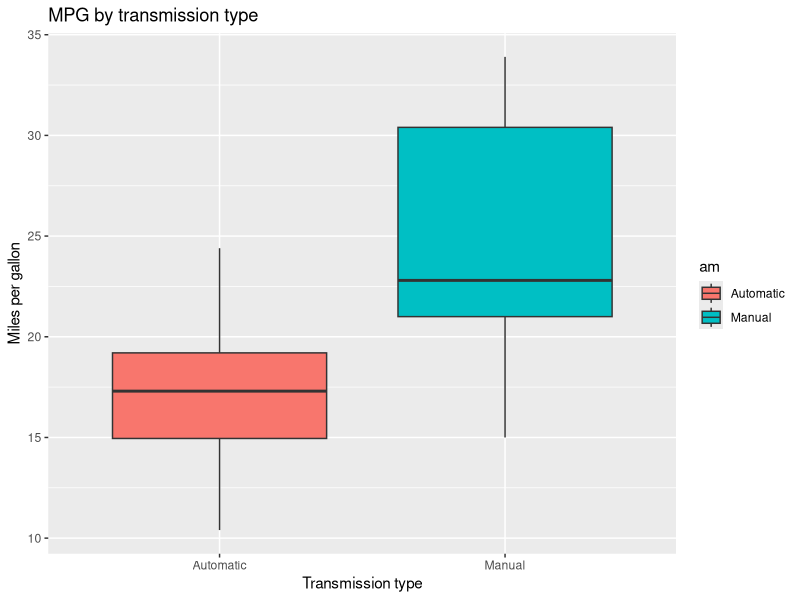
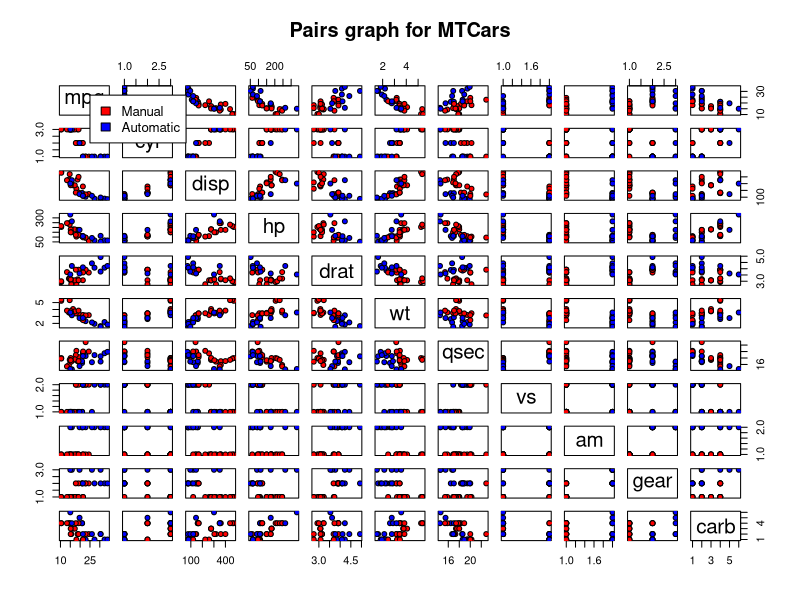
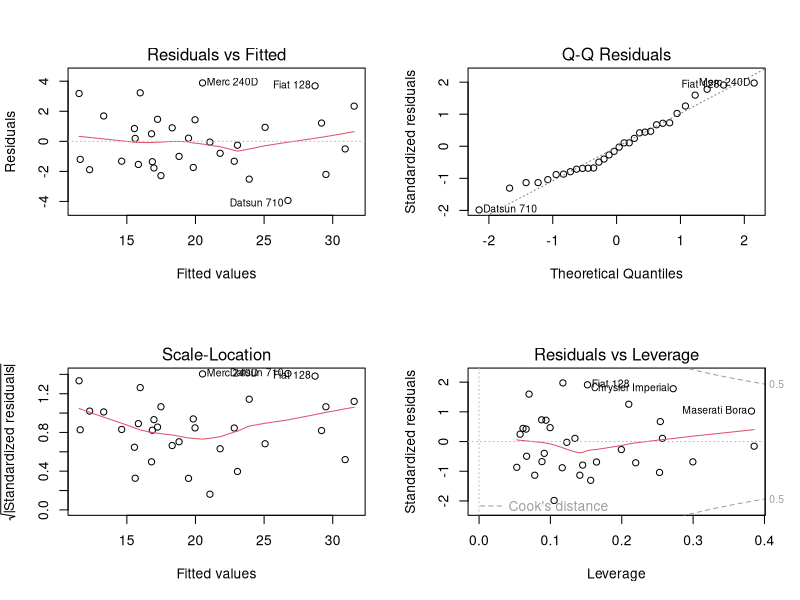

The R source for these figures, in order:
# Author: Chisheng Li
# Regression model project
# Take the mtcars data set and answer 2 question using regression models 
# Q1. Is an automatic or manual transmission better for MPG
# Q2. Quantify the MPG difference between automatic and manual transmissions

## Step1: Data munging

data(mtcars)
str(mtcars)
#'data.frame':	32 obs. of  11 variables:
# $ mpg : num  21 21 22.8 21.4 18.7 18.1 14.3 24.4 22.8 19.2 ...
# $ cyl : num  6 6 4 6 8 6 8 4 4 6 ...
# $ disp: num  160 160 108 258 360 ...
# $ hp  : num  110 110 93 110 175 105 245 62 95 123 ...
# $ drat: num  3.9 3.9 3.85 3.08 3.15 2.76 3.21 3.69 3.92 3.92 ...
# $ wt  : num  2.62 2.88 2.32 3.21 3.44 ...
# $ qsec: num  16.5 17 18.6 19.4 17 ...
# $ vs  : num  0 0 1 1 0 1 0 1 1 1 ...
# $ am  : num  1 1 1 0 0 0 0 0 0 0 ...
# $ gear: num  4 4 4 3 3 3 3 4 4 4 ...
# $ carb: num  4 4 1 1 2 1 4 2 2 4 ...

# cyl = Number of cylinders; vs = V/S; am = Transmission (0 = automatic, 1 = manual)
# gear = Number of forward gears; carb  Number of carburetors
# Convert "cyl", "vs", "gear", "carb" and "am" variables into factor variables
# Relabel "am" into "Automatic" and "Manual"

mtcars$cyl <- factor(mtcars$cyl)
mtcars$vs <- factor(mtcars$vs)
mtcars$am <- factor(mtcars$am)
mtcars$gear <- factor(mtcars$gear)
mtcars$carb <- factor(mtcars$carb)

levels(mtcars$am) <- c("Automatic", "Manual")


## Step 2: Exploratory graphs
library(ggplot2)

# Box plot to compare mpg when am is "Automatic" or "Manual"
png("/boxplot.png", height = 600, width = 600)
ggplot(mtcars, aes(am, mpg)) + geom_boxplot(aes(fill = am)) + ggtitle("MPG by transmission type") + 
    ylab("Miles per gallon") + xlab("Transmission type")
dev.off()

# Pairs graph to view the relationships between every variable
png("/pairsgraph.png", height = 1300, width = 1300)
pairs(mtcars, pch = 21, bg = c("red", "blue")[mtcars$am], main = "Pairs graph for MTCars")
par(xpd = TRUE)
legend(0.01,0.995, as.vector(unique(mtcars$am)), fill=c("red", "blue"), cex = 0.8)
dev.off()


## Step 3: Hypothesis testing

# Compare the mpg means between automatic and manual transmissions
# H0 = There is no performance difference (MPG) between Automatic and Manual cars
# H1 = There exists a performance difference between Automatic and Manual cars

t.test(mpg ~ am, data = mtcars)

#	Welch Two Sample t-test
#
#data:  mpg by am
#t = -3.7671, df = 18.332, p-value = 0.001374
#alternative hypothesis: true difference in means is not equal to 0
#95 percent confidence interval:
# -11.280194  -3.209684
#sample estimates:
#mean in group Automatic    mean in group Manual 
#               17.14737                24.39231 

# P-value (0.001374) < 0.05, We reject the null hypothesis

# Determine if there is a difference in the population means
wilcox.test(mpg ~ am, data = mtcars)

#	Wilcoxon rank sum test with continuity correction
#
#data:  mpg by am
#W = 42, p-value = 0.001871
#alternative hypothesis: true location shift is not equal to 0

# P-value (0.001871) < 0.05, we reject the null hypothesis that the mileage data of manual and automatic transmissions in mtcar are identical populations.


## Step 4: Regression model
# Generate a regression model using a stepwise method
model.all <- lm(mpg ~ ., data = mtcars)
n <- nrow(mtcars)
model1 <- step(model.all, direction = "backward", k = log(n))
summary(model1)

#Call:
#lm(formula = mpg ~ wt + qsec + am, data = mtcars)
#
#Residuals:
#    Min      1Q  Median      3Q     Max 
#-3.4811 -1.5555 -0.7257  1.4110  4.6610 
#
#Coefficients:
#            Estimate Std. Error t value Pr(>|t|)    
#(Intercept)   9.6178     6.9596   1.382 0.177915    
#wt           -3.9165     0.7112  -5.507 6.95e-06 ***
#qsec          1.2259     0.2887   4.247 0.000216 ***
#amManual      2.9358     1.4109   2.081 0.046716 *  
#---
#Signif. codes:  0 ‘***’ 0.001 ‘**’ 0.01 ‘*’ 0.05 ‘.’ 0.1 ‘ ’ 1
#
#Residual standard error: 2.459 on 28 degrees of freedom
#Multiple R-squared:  0.8497,	Adjusted R-squared:  0.8336 
#F-statistic: 52.75 on 3 and 28 DF,  p-value: 1.21e-11

# The algorithm suggest the model lm(mpg ~ wt + qsec + am, data = mtcars)
# We add an interaction term between wt & am and qsec & am to the model 
model2 <- lm(mpg ~ wt:am + qsec:am, data = mtcars)
summary(model2)

#Call:
#lm(formula = mpg ~ wt:am + qsec:am, data = mtcars)

#Residuals:
#    Min      1Q  Median      3Q     Max 
#-3.9361 -1.4017 -0.1551  1.2695  3.8862 

#Coefficients:
#                 Estimate Std. Error t value Pr(>|t|)    
#(Intercept)       13.9692     5.7756   2.419  0.02259 *  
#wt:amAutomatic    -3.1759     0.6362  -4.992 3.11e-05 ***
#wt:amManual       -6.0992     0.9685  -6.297 9.70e-07 ***
#amAutomatic:qsec   0.8338     0.2602   3.205  0.00346 ** 
#amManual:qsec      1.4464     0.2692   5.373 1.12e-05 ***
#---
#Signif. codes:  0 ‘***’ 0.001 ‘**’ 0.01 ‘*’ 0.05 ‘.’ 0.1 ‘ ’ 1

#Residual standard error: 2.097 on 27 degrees of freedom
#Multiple R-squared:  0.8946,	Adjusted R-squared:  0.879 
#F-statistic: 57.28 on 4 and 27 DF,  p-value: 8.424e-13


# Adjusted r-squared = 0.8804, 88% of the variation in mpg is explained by the variables in model2

# Anova test to compare the different models
#anova(lm(mpg ~ am, data = mtcars), lm(mpg ~ am + wt, data = mtcars), model1, model2)
#Analysis of Variance Table

#Model 1: mpg ~ am
#Model 2: mpg ~ am + wt
#Model 3: mpg ~ wt + qsec + am
#Model 4: mpg ~ wt:am + qsec:am
#  Res.Df    RSS Df Sum of Sq       F    Pr(>F)    
#1     30 720.90                                   
#2     29 278.32  1    442.58 100.671 1.321e-10 ***
#3     28 169.29  1    109.03  24.802 3.213e-05 ***
#4     27 118.70  1     50.59  11.507  0.002153 ** 
#---
#Signif. codes:  0 ‘***’ 0.001 ‘**’ 0.01 ‘*’ 0.05 ‘.’ 0.1 ‘ ’ 1

confint(model2)
#                      2.5 %    97.5 %
#(Intercept)       2.1186308 25.819783
#wt:amAutomatic   -4.4813221 -1.870450
#wt:amManual      -8.0864869 -4.111900
#amAutomatic:qsec  0.2999593  1.367612
#amManual:qsec     0.8939972  1.998754


## Step 5: Residuals
png("/residuals.png", height = 800, width = 800)
par(mfrow = c(2, 2))
plot(model2)
dev.off()
